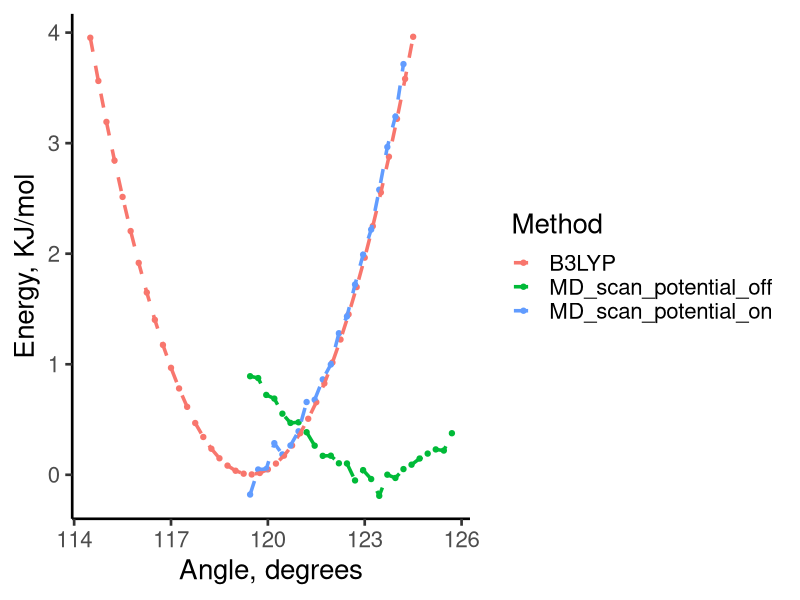
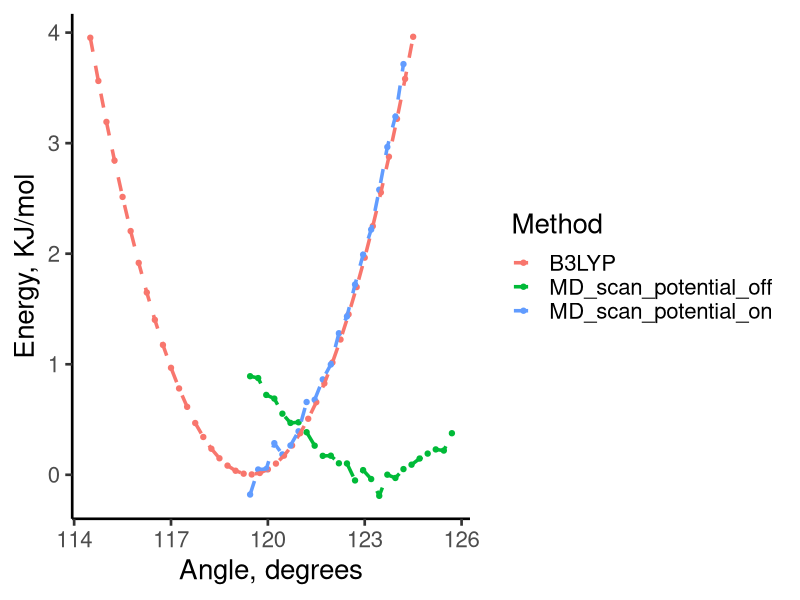

Reproduce these figures in R, in order.
library('tidyverse')

Harmonic <- function(theta0,k,v0,Angle){
	V <- (1/2) * k * (theta0 - Angle)^2 + v0
	return(V)
}

Harmonic_fit <- function(D) {
	nls(Energy~Harmonic(theta0,k,v0,Angle), 
		start=list(theta0=110,k=1,v0=0), 
		data=D) 
}

bin <- function(D,n){
	binned <- data.frame(Energy=0, Angle=0, SD=0)	
	bin_size <- as.integer(nrow(D)/n)
	for (i in 1:n){
		j <- i*bin_size - bin_size
		index <- full_seq(c(j,j+bin_size),1) 
		binned[i,"Angle"] <- mean(D[ index , "Angle" ]) 
		binned[i,"Energy"] <- mean(D[ index , "Energy" ])
		binned[i,"SD"] <- sd(D[ index , "Energy" ])	
	}
	return(binned)
}

gaussian_b3lyp <- read.table("../0016/b3lyp_with_methyl_hd.txt") %>% 
	rename(Angle=V1, Energy=V2) %>% 
	mutate(Method="B3LYP") %>%
	mutate(Energy= Energy*27211.4/10.36) %>%
	mutate(Energy = Energy - min(Energy)) %>%
	mutate(fit = predict(Harmonic_fit(.))) %>%
	mutate(Energy = Energy - min(fit), fit = fit-min(fit))

MD_scan_off <- read.table("MD_scan_off.txt") %>%
	rename(Angle=V1, Energy=V2) %>%
	mutate(Method="MD_scan_potential_off") %>%
	mutate(Energy = Energy - min(Energy)) %>%
	mutate(fit = predict(Harmonic_fit(.))) %>%
	mutate(Energy = Energy - min(fit), fit = fit-min(fit))

MD_scan_on <- read.table("MD_scan_on.txt") %>%
	rename(Angle=V1, Energy=V2) %>%
	mutate(Method="MD_scan_potential_on") %>%
	mutate(Energy = Energy - min(Energy)) %>%
	mutate(fit = predict(Harmonic_fit(.))) %>%
	mutate(Energy = Energy - min(fit), fit = fit-min(fit))

#Difference <- as_tibble(data.frame(matrix(ncol=3,nrow=26))) %>%
#	rename(Angle=X1, Energy=X2) %>%
#	mutate(Method = "B3LYP-MD") %>%
#	mutate(Angle = MD_scan_on$Angle) %>%
#	mutate(Energy = gaussian_b3lyp$Energy - MD_scan_off$Energy) %>%
#	mutate(fit = predict(Harmonic_fit(.)))
	
bind_rows(gaussian_b3lyp, MD_scan_off,MD_scan_on) %>% 
	dplyr::filter(Energy < 4) %>%
	ggplot(aes(x=Angle, y=Energy, color=Method)) + 
		geom_point() + 
		geom_line(size=1.2, linetype="dashed") + 
		labs(y="Energy, KJ/mol", x="Angle, degrees") +
		theme_classic(base_size=20)
	ggsave("Energy_scans.pdf", width=10) 

